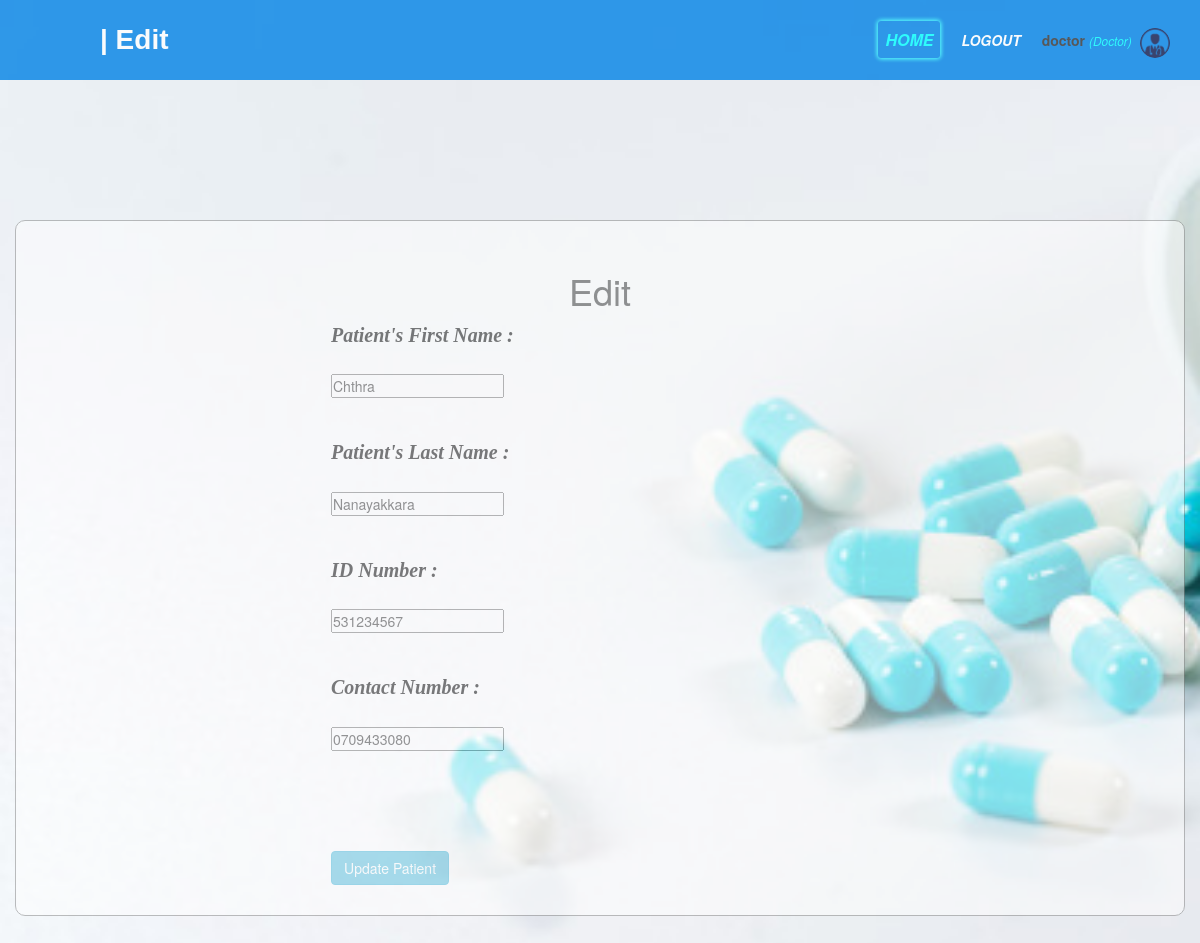
The app's page /doctor/edit.php?edit_p=7 (signed in), older data.
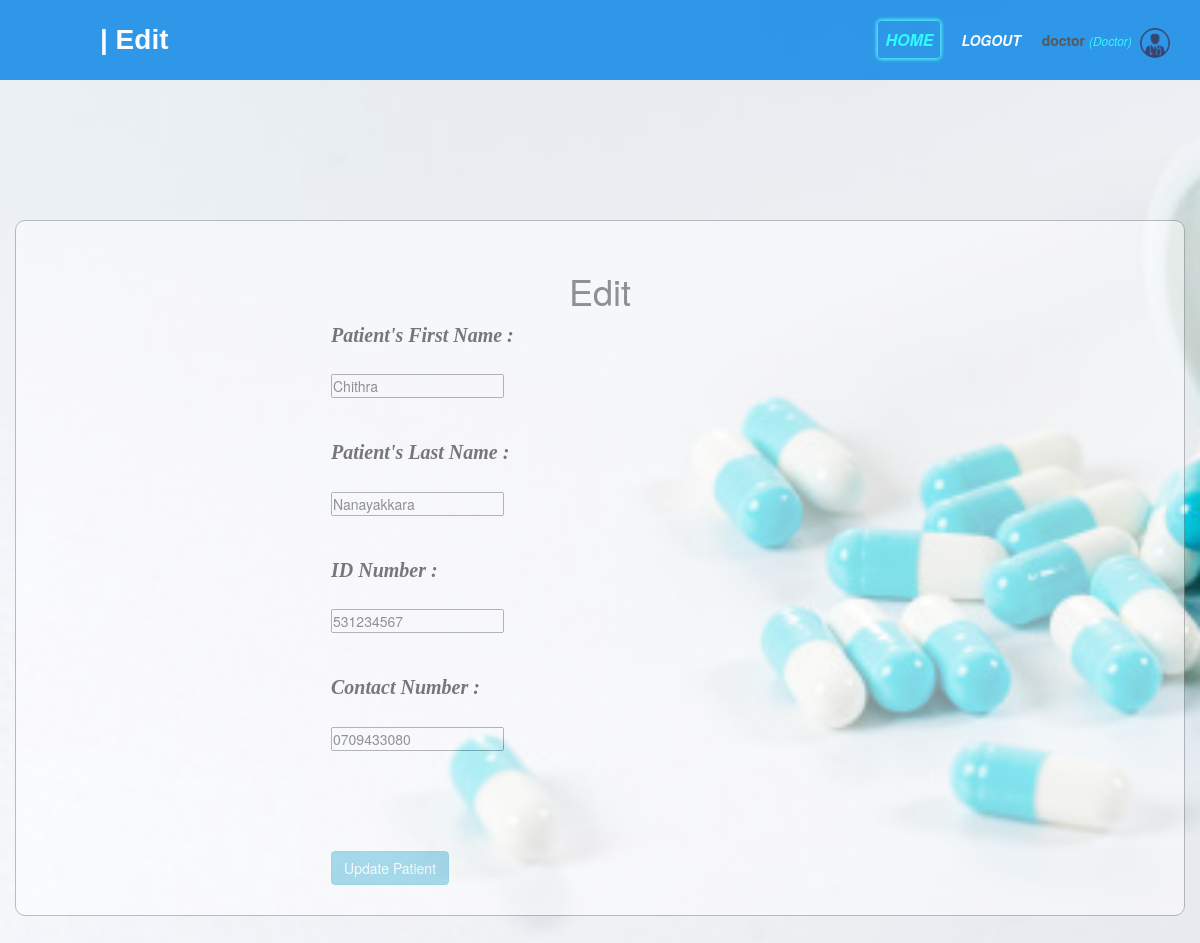
The same page, newer data.
### tables this page shows
CREATE TABLE IF NOT EXISTS `patient` (
  `p_id` int NOT NULL AUTO_INCREMENT,
  `fname` varchar(500) NOT NULL,
  `lname` varchar(500) NOT NULL,
  `birth_date` date NOT NULL,
  `age` int NOT NULL,
  `id_number` varchar(300) NOT NULL,
  `address_line1` varchar(500) NOT NULL,
  `address_line2` varchar(500) NOT NULL,
  `contact_no` varchar(200) NOT NULL,
  `gender` varchar(200) NOT NULL,
  `civil_status` varchar(200) NOT NULL,
  `password` varchar(200) NOT NULL,
  `discharging_patient` varchar(50) NOT NULL,
  `staff_id` int NOT NULL,
  `w_id` int NOT NULL,
  `bed_number` int NOT NULL,
  `date` date NOT NULL,
  `time` time(6) NOT NULL,
  PRIMARY KEY (`p_id`)
);

### doctor/edit.php (the view, shortened to what this page needs)
<?php include('function.php');
    $fname = '';
    $lname ='';
    $id_number= '';
    $contact_no = '';
if (isset($_GET['edit_p'])) {
    $p_id=$_GET['edit_p'];
    $record_C=mysqli_query($db,"SELECT * FROM patient WHERE p_id='$p_id'");
    $record=mysqli_fetch_array($record_C);
    $fname = $record['fname'];
    $lname =$record['lname'];
    $id_number= $record['id_number'];
    $contact_no = $record['contact_no'];
  }
?>
<!DOCTYPE html>
<html>
<head>
	<link rel="stylesheet" type="text/css" href="/pis/css/booking.css">
    <link rel="stylesheet" type="text/css" href="/pis/css/all.css">
	<?php include('link_css.php'); ?>
</head>
<body>
	<nav>
	    <label id="title">| Edit</label>
	      <ul>
	        <li><a class="active"  href="doctor_home.php">Home</a></li>
	        <li><a href="/pis/index.php?logout='1' "style="font-size:14px;" id="logout">Logout</a></li>
	        <li>
            <?php  if (isset($_SESSION['user'])) : ?>
                <strong><?php echo $_SESSION['user']['user_type']; ?></strong>
                <small>
                    <i  style="color: cyan;">(<?php echo ucfirst($_SESSION['user']['user_name']); ?>)</i>
                    <img src="/pis/images/21.png" class="profile_info">
                 </small>
            <?php endif ?>
        </li>
      </ul>
    </nav><br><br><br><br>
    <div class="container">
    <h1>Edit</h1>
    <form action="doctor_home.php" method="post" id="frm">
        <label>Patient's First Name :</label><br><br>
        <input type="text" id="fname" name="fname" value="<?php echo $fname;?> "><br><br><br>
        <label>Patient's Last Name :</label><br><br>
        <input type="text" id="lname" name="lname" value="<?php echo $lname;?> "><br><br><br>
        <label>ID Number :</label><br><br>
        <input type="text" id="id_number" name="id_number" value="<?php echo $id_number;?> "><br><br><br>
        <label>Contact Number :</label><br><br>
        <input type="text" id="contact_no" name="contact_no" value="<?php echo $contact_no;?> "><br><br><br>
        <br><br><br>
        <button type="submit" class="btn btn-info" name="edit_p">Update Patient</button>
    </form>
    </div><br><br><br>
</body>
</html>

Row changes from the older to the newer data that the page shows:
changed patient "Nanayakkara": fname "Chthra" → "Chithra"
